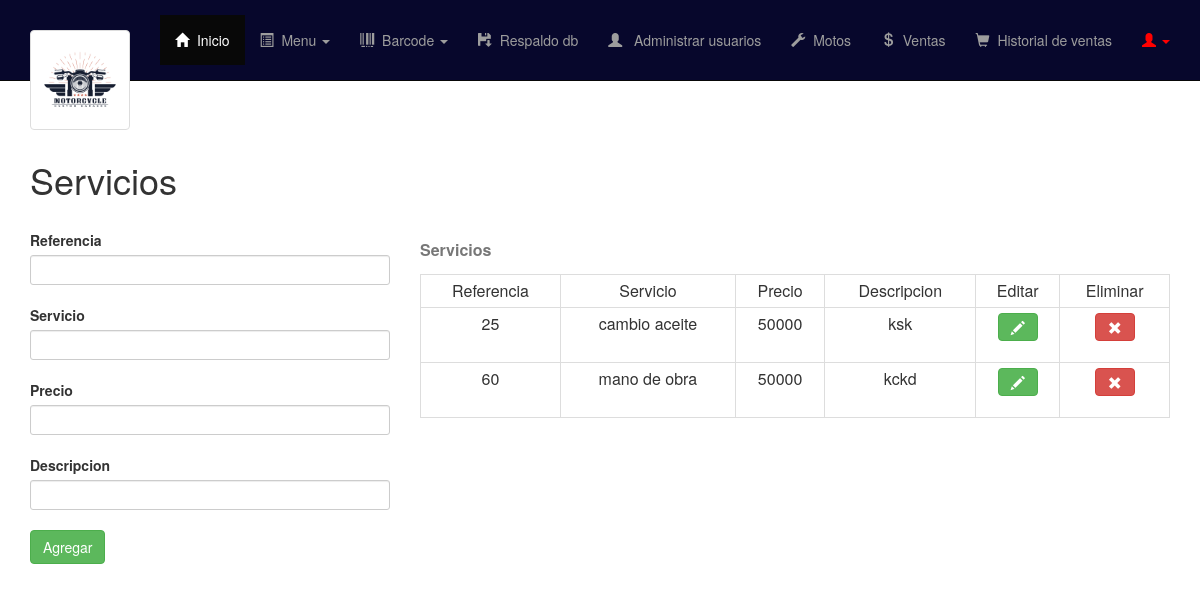
The page /vist/admin/servicio.php (signed in) on the database as committed earlier.
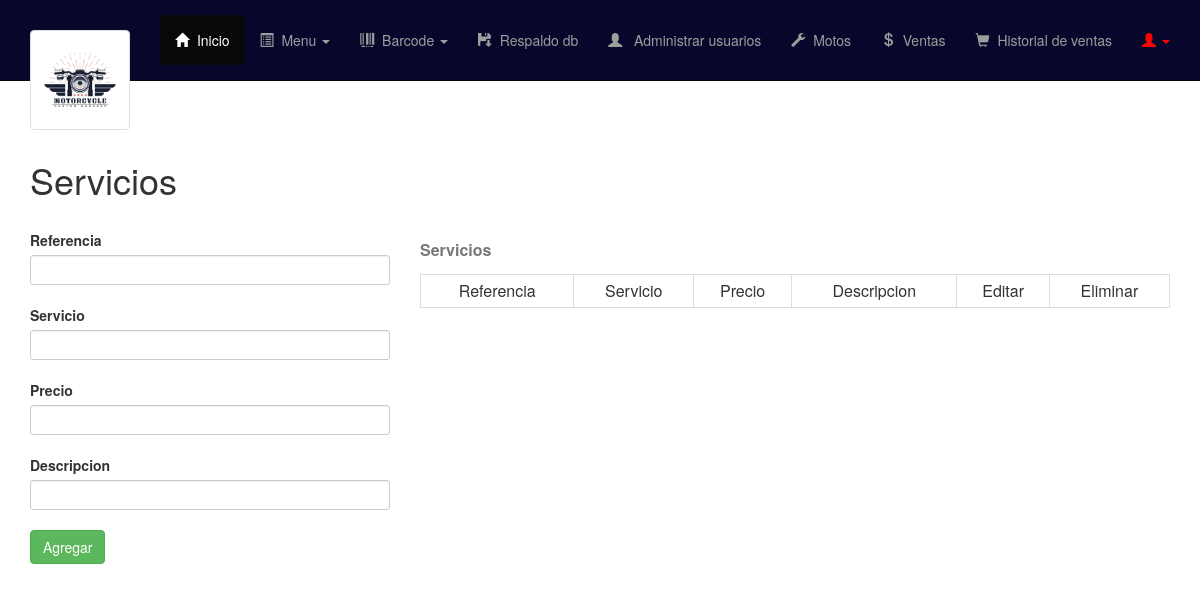
The same page on the database as committed later.
### tables this page shows
CREATE TABLE `servicio` (
  `id_servicios` int(11) NOT NULL,
  `servicio` varchar(20) NOT NULL,
  `precio` varchar(100) NOT NULL,
  `descripcion` varchar(100) NOT NULL,
  `tipo` varchar(10) NOT NULL DEFAULT 'servicio'
);

### vist/admin/tabla_servicio.php (the view, shortened to what this page needs)
<?php
    $db = new Database();
    $conectar= $db->conectar();
    $consul=$conectar->prepare("SELECT * From servicio");
    $consul->execute();
?>
    <table class="table table-hover table-condensed table-bordered" style="text-align: center;">
	<caption><label>Servicios</label></caption>
	<tr>
        <td>Referencia</td>
		<td>Servicio</td>
        <td>Precio</td>
        <td>Descripcion</td>
		<td>Editar</td>
		<td>Eliminar</td>
	</tr>
	<?php foreach($consul as $produ) {
        ?>
	<tr>
		<td><?php echo $produ['id_servicios']; ?></td>
		<td><?php echo $produ['servicio']; ?></td>
        <td><?php echo $produ['precio']; ?></td>
        <td><?php echo $produ['descripcion']; ?></td>
		<td>
        <form method="get" action="actuservicio.php">
            <button  data-toggle="modal" data-target="#abremodalUpdateArticulo" class="btn btn-success btn-s">
                <span class="glyphicon glyphicon-pencil"></span>
            </button>
            </form>
		</td>
		<td>
        <form method="post" action="eliminarservicio.php" >
			<button type="submit" class="btn btn-danger btn-s" onclick="return ConfirmDelete()" >
				<span class="glyphicon glyphicon-remove"></span>
            </button>
			</form>
		</td>
	</tr>
<?php } ?>
</table>

Rows that differ between the two databases and show on the page:
removed servicio: id_servicios "25", servicio "cambio aceite", precio "50000", descripcion "ksk"
removed servicio: id_servicios "60", servicio "mano de obra", precio "50000", descripcion "kckd"
